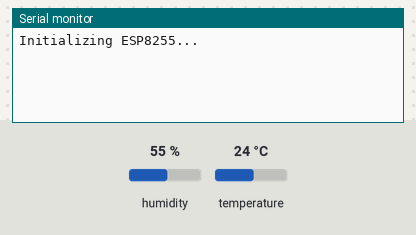
Bench run of a sketch on a simulated ESP8266 (NodeMCU). On the bench: the last lines printed to the serial monitor. The test bench sets the inputs (shaded band); at power-on: humidity 55 %, temperature 24 °C.

Above: at 1.3 s.
1.4 s: humidity set to 59 %
At 3.8 s:
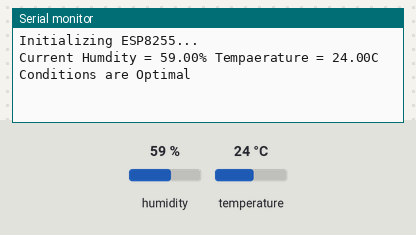
5.9 s: humidity set to 62 %
At 7.3 s:
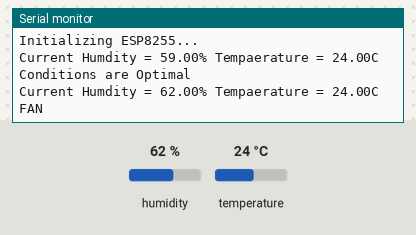
10.6 s: temperature set to 19 °C
At 13.6 s:
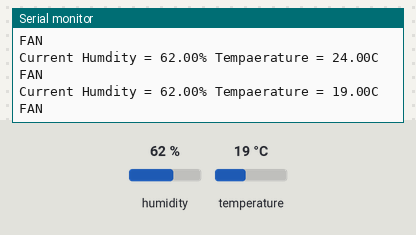
15.1 s: temperature set to 16 °C
At 16.7 s:
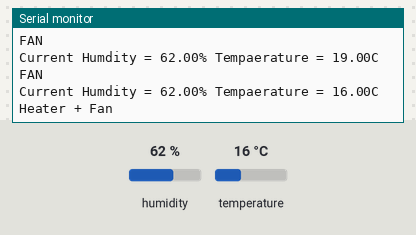
Timing chart, 0 to 18.2 s (numbered marks = the images above; inputs shaded):
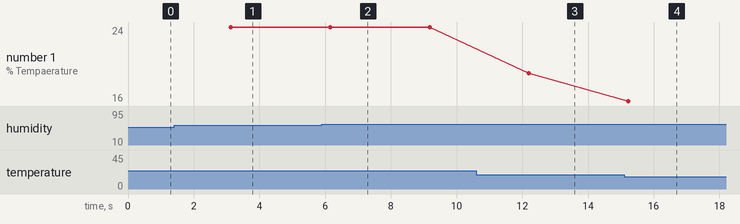

The sketch:

LAB3_T_AND_H.ino
```cpp
#include "DHT.h"
#define DHTTYPE DHT11

#define dht_dpin D1

DHT dht(dht_dpin, DHTTYPE);

void setup()
{
  dht.begin();
  Serial.begin(9600);
  delay(100);
  Serial.println("Initializing ESP8255...");
}

void loop()
{
  delay(3000);
  float h = dht.readHumidity();
  float t = dht.readTemperature();
  Serial.print("Current Humdity = ");
  Serial.print(h);
  Serial.print("% ");
  Serial.print("Tempaerature = ");
  Serial.print(t);
  Serial.println("C ");
if (t > 27 && h > 60) {
  Serial.println("AC + FAN");
}
else if (t < 18 && h < 40) {
  Serial.println("HEATER");
}
else if (t > 27 && h < 40) {
  Serial.println("AC");
}
else if (t < 18 && h > 60) {
  Serial.println("Heater + Fan");
}
else if (h>60) {
  Serial.println("FAN");
}
else if (t>26){
  Serial.println("AC");
}
else if (t<17){
  Serial.println("Heater");
}
else{
  Serial.println("Conditions are Optimal");
}
}
```

Measured:
- the behaviour switches between 60 and 61 % on humidity (found by bisection; images 1 and 2)
- the behaviour switches between 18 and 17 °C on temperature (found by bisection; images 3 and 4)
- after the input at 1.4 s, the serial monitor: prints a new line after 1.7 s (image 1)
- after the input at 5.9 s, the serial monitor: prints a new line after 0.26 s (image 2)
- after the input at 10.6 s, the serial monitor: prints a new line after 1.6 s (image 3)
- after the input at 15.1 s, the serial monitor: prints a new line after 0.13 s (image 4)
- plotted number 1: 24 → 19 after the input at 10.6 s, 19 → 16 after the input at 15.1 s
